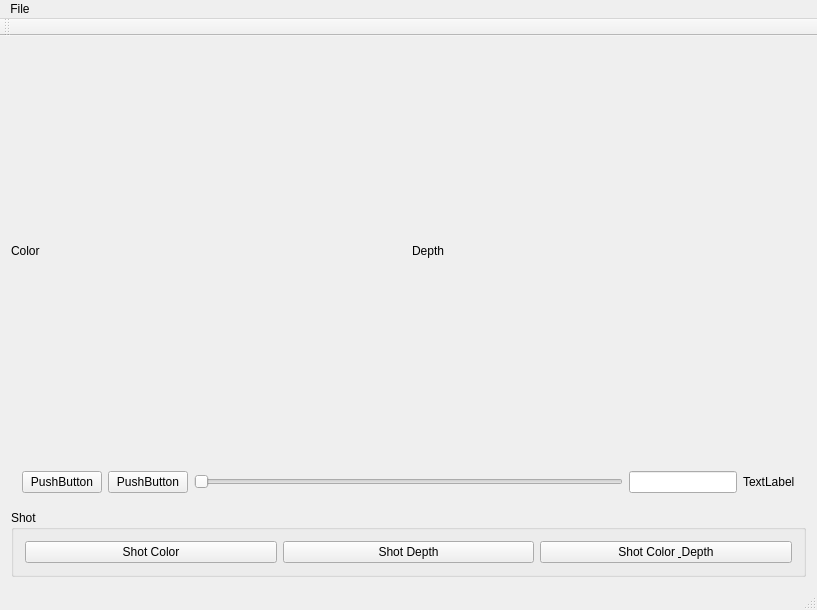
<?xml version="1.0" encoding="UTF-8"?>
<ui version="4.0">
 <class>MainWindow</class>
 <widget class="QMainWindow" name="MainWindow">
  <property name="geometry">
   <rect>
    <x>0</x>
    <y>0</y>
    <width>817</width>
    <height>610</height>
   </rect>
  </property>
  <property name="sizePolicy">
   <sizepolicy hsizetype="Preferred" vsizetype="Fixed">
    <horstretch>0</horstretch>
    <verstretch>0</verstretch>
   </sizepolicy>
  </property>
  <property name="windowTitle">
   <string>Oni Player</string>
  </property>
  <widget class="QWidget" name="centralWidget">
   <layout class="QGridLayout" name="gridLayout">
    <item row="0" column="0">
     <layout class="QHBoxLayout" name="horizontalLayout_2">
      <item>
       <widget class="QLabel" name="colorLabel">
        <property name="text">
         <string>Color</string>
        </property>
       </widget>
      </item>
      <item>
       <widget class="QLabel" name="depthLabel">
        <property name="text">
         <string>Depth</string>
        </property>
       </widget>
      </item>
     </layout>
    </item>
    <item row="1" column="0">
     <widget class="QWidget" name="widget" native="true">
      <property name="sizePolicy">
       <sizepolicy hsizetype="Preferred" vsizetype="Fixed">
        <horstretch>0</horstretch>
        <verstretch>0</verstretch>
       </sizepolicy>
      </property>
      <layout class="QHBoxLayout" name="horizontalLayout_4">
       <item>
        <widget class="QPushButton" name="playButton">
         <property name="text">
          <string>PushButton</string>
         </property>
        </widget>
       </item>
       <item>
        <widget class="QPushButton" name="recordButton">
         <property name="text">
          <string>PushButton</string>
         </property>
        </widget>
       </item>
       <item>
        <widget class="QSlider" name="seekSlider">
         <property name="orientation">
          <enum>Qt::Horizontal</enum>
         </property>
        </widget>
       </item>
       <item>
        <widget class="SeekLineEdit" name="frameEdit">
         <property name="sizePolicy">
          <sizepolicy hsizetype="Fixed" vsizetype="Fixed">
           <horstretch>0</horstretch>
           <verstretch>0</verstretch>
          </sizepolicy>
         </property>
        </widget>
       </item>
       <item>
        <widget class="QLabel" name="frameLabel">
         <property name="text">
          <string>TextLabel</string>
         </property>
        </widget>
       </item>
      </layout>
     </widget>
    </item>
    <item row="2" column="0">
     <widget class="QGroupBox" name="groupBox">
      <property name="sizePolicy">
       <sizepolicy hsizetype="Preferred" vsizetype="Fixed">
        <horstretch>0</horstretch>
        <verstretch>0</verstretch>
       </sizepolicy>
      </property>
      <property name="title">
       <string>Shot</string>
      </property>
      <layout class="QHBoxLayout" name="horizontalLayout">
       <item>
        <widget class="QPushButton" name="colorShotButton">
         <property name="text">
          <string>Shot Color</string>
         </property>
        </widget>
       </item>
       <item>
        <widget class="QPushButton" name="depthShotButton">
         <property name="text">
          <string>Shot Depth</string>
         </property>
        </widget>
       </item>
       <item>
        <widget class="QPushButton" name="colorDepthShotButton">
         <property name="text">
          <string>Shot Color &amp; Depth</string>
         </property>
        </widget>
       </item>
      </layout>
     </widget>
    </item>
   </layout>
  </widget>
  <widget class="QMenuBar" name="menuBar">
   <property name="geometry">
    <rect>
     <x>0</x>
     <y>0</y>
     <width>817</width>
     <height>22</height>
    </rect>
   </property>
   <widget class="QMenu" name="menuFile">
    <property name="title">
     <string>File</string>
    </property>
    <addaction name="actionOpen"/>
   </widget>
   <addaction name="menuFile"/>
  </widget>
  <widget class="QToolBar" name="mainToolBar">
   <attribute name="toolBarArea">
    <enum>TopToolBarArea</enum>
   </attribute>
   <attribute name="toolBarBreak">
    <bool>false</bool>
   </attribute>
  </widget>
  <widget class="QStatusBar" name="statusBar"/>
  <action name="actionOpen">
   <property name="text">
    <string>Open</string>
   </property>
  </action>
  <action name="actionExit">
   <property name="text">
    <string>Exit</string>
   </property>
  </action>
 </widget>
 <layoutdefault spacing="6" margin="11"/>
 <customwidgets>
  <customwidget>
   <class>SeekLineEdit</class>
   <extends>QLineEdit</extends>
   <header location="global">seeklineedit.h</header>
  </customwidget>
 </customwidgets>
 <resources/>
 <connections/>
</ui>
